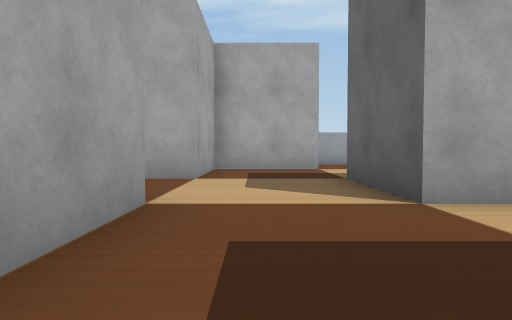
[1] (above)

22 first-person views from a walk through a world built for the Webots simulator. The camera is 0.05 m above the floor, tilts 2° down and sees 75° across. The floor is counted in squares, 0.1 m on a side. Each view is taken from the middle of a square. On the plan, view 1 faces up. The plan holds only what a view shows up to about 9 squares ahead; the rest is blank. The robots in the file are not drawn. Simple shapes and patterns stand in for the simulator's stock objects.

[2]
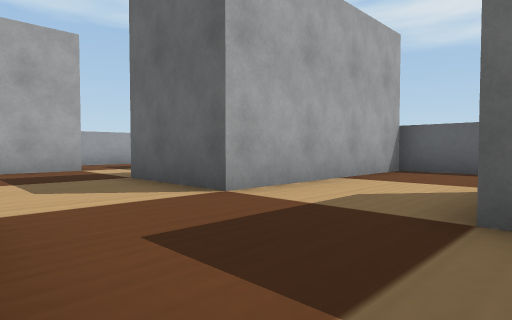

[3]
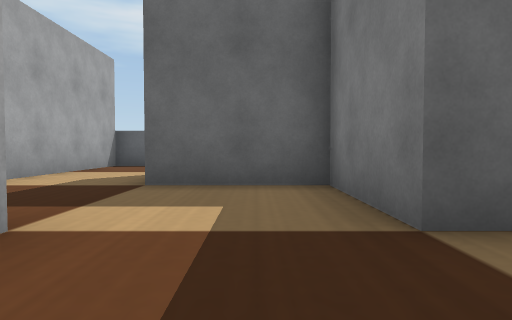

[4]
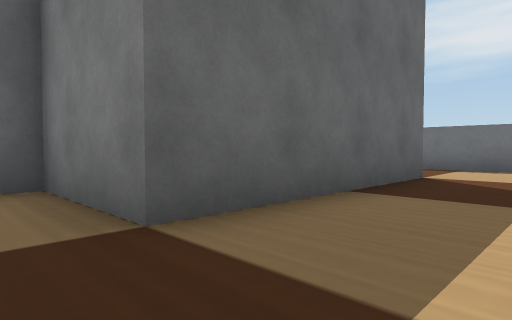

[5]
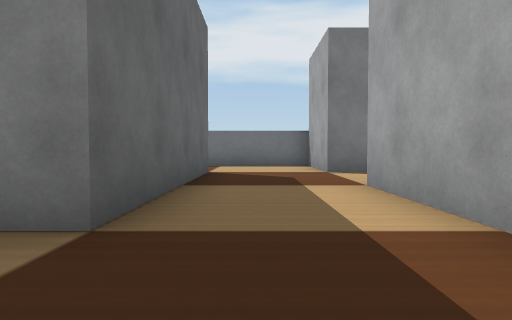

[6]
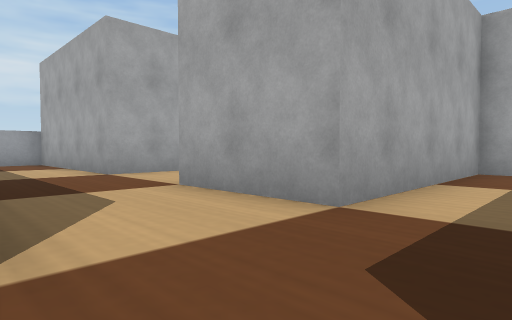

[7]
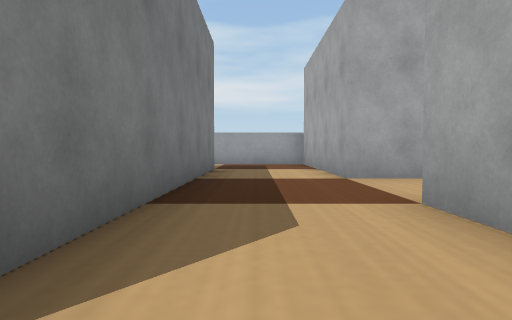

[8]
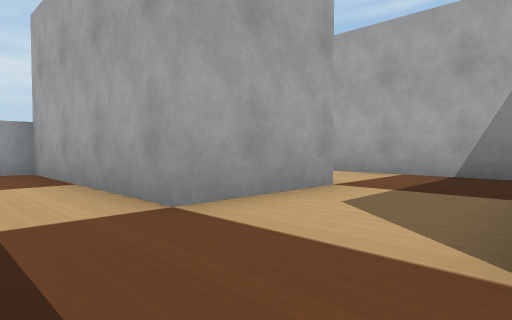

[9]
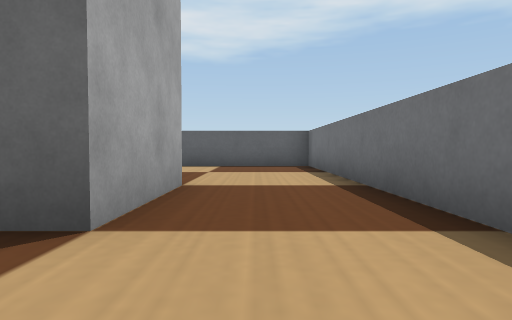

[10]
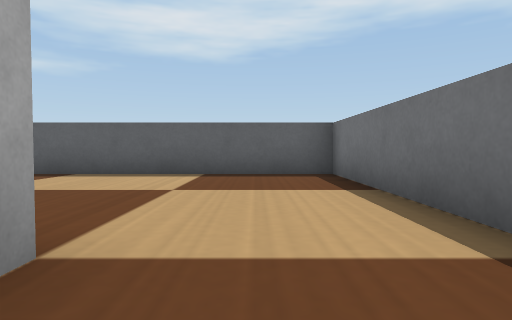

[11]
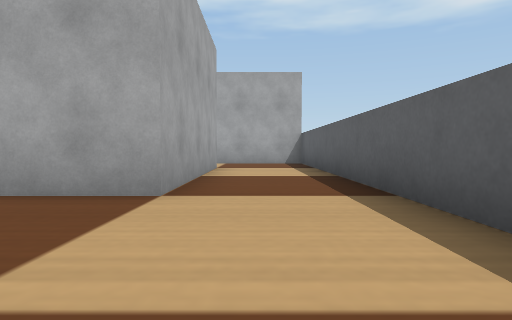

[12]
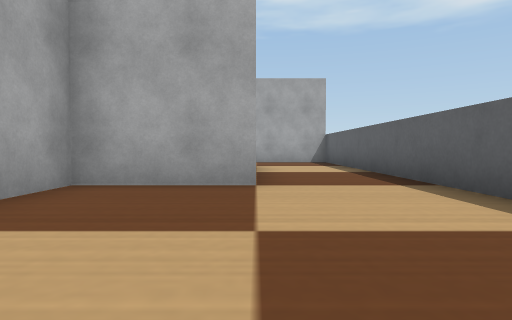

[13]
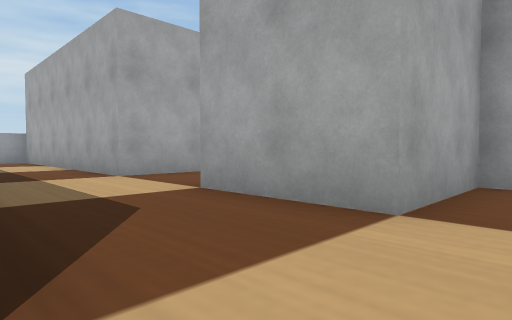

[14]
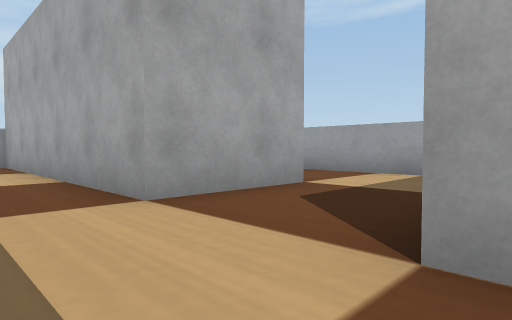

[15]
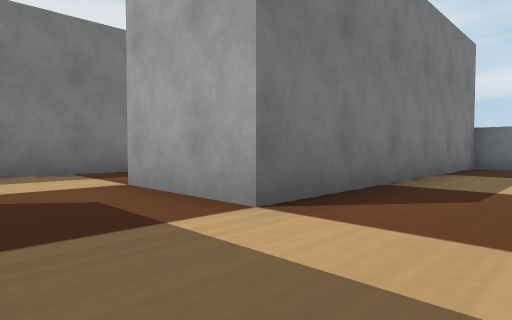

[16]
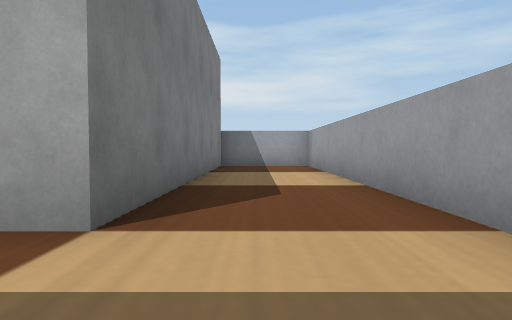

[17]
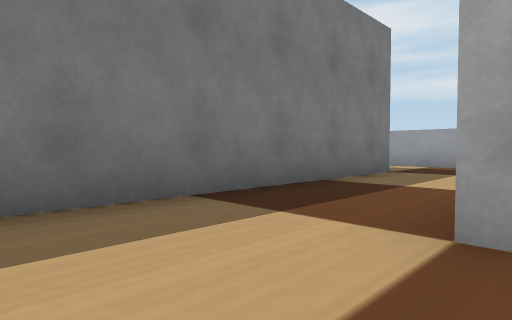

[18]
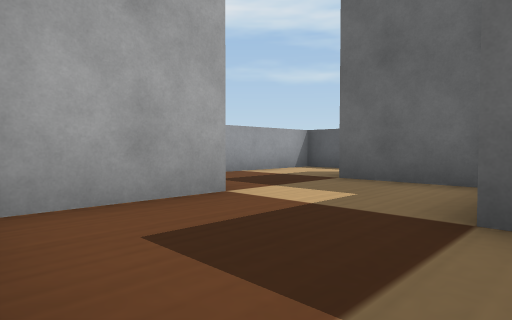

[19]
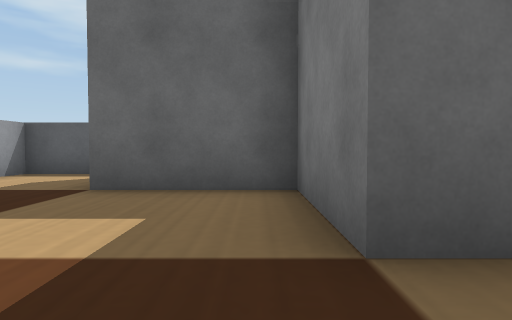

[20]
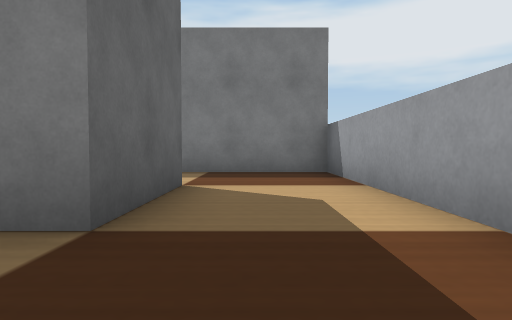

[21]
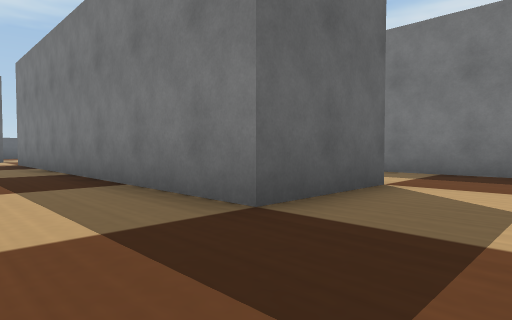

[22]
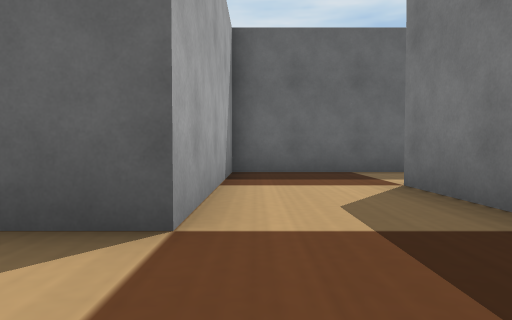

### Floor plan
Key: @ floor where view 1 was taken; # wall or solid block; . floor; B grey box.
Columns run from 14 left of view 1 to 7 right of it. Each row starts with its distance up from view 1.
 11  #########        ####
 10  ..........      ....#
  9 #..........     .....#
  8 #BBBBBBBB..  BBB..B
  7 #       B..  B....B
  6 #BBBBBBBB..BBB....B
  5 #...............BBB
  4 #...............B
  3 #..###########..BBBBB#
  2 #..###### ## #.......#
  1 #..###########.......#
  0 #.......B B...@.B B..#
 -1 #.......B B.....B B..#
 -2 #BBBBB..B B..BBBB B..#
 -3 #    B..B B..B    B..#
 -4 #BBBBB..BBB..B BBBB..#
 -5 #............B B.....#
 -6   ...........B B.....#
 -7   .BBBBBBBB..BBB.....#
 -8           B..........#
 -9           B..........#
-10             ##########

Positions as (right, up) in squares from view 1, and headings:
1: (0, 0), facing up
2: (-1, 0), facing up-right
3: (-3, -1), facing right
4: (-3, -1), facing down-right
5: (-2, 0), facing down
6: (-2, -7), facing up-left
7: (-3, -6), facing left
8: (-6, -6), facing up-left
9: (-3, -8), facing right
10: (0, -8), facing right
11: (5, -8), facing up
12: (4, -9), facing up
13: (0, 3), facing up-left
14: (-3, 4), facing up-left
15: (-4, 10), facing down-left
16: (-4, 9), facing left
17: (-4, 6), facing down-left
18: (-1, 5), facing up-right
19: (0, 6), facing right
20: (-12, 5), facing down
21: (-13, 5), facing down-right
22: (-13, 0), facing right
